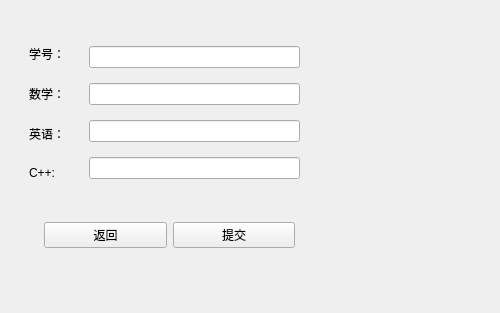
<?xml version="1.0" encoding="UTF-8"?>
<ui version="4.0">
 <class>AddStuGrades</class>
 <widget class="QWidget" name="AddStuGrades">
  <property name="geometry">
   <rect>
    <x>0</x>
    <y>0</y>
    <width>500</width>
    <height>313</height>
   </rect>
  </property>
  <property name="windowTitle">
   <string>Form</string>
  </property>
  <widget class="QWidget" name="widget_3" native="true">
   <property name="geometry">
    <rect>
     <x>20</x>
     <y>28</y>
     <width>289</width>
     <height>171</height>
    </rect>
   </property>
   <layout class="QHBoxLayout" name="horizontalLayout">
    <item>
     <widget class="QWidget" name="widget_2" native="true">
      <layout class="QVBoxLayout" name="verticalLayout_2">
       <item>
        <widget class="QLabel" name="label">
         <property name="text">
          <string>学号：</string>
         </property>
        </widget>
       </item>
       <item>
        <widget class="QLabel" name="label_2">
         <property name="text">
          <string>数学：</string>
         </property>
        </widget>
       </item>
       <item>
        <widget class="QLabel" name="label_3">
         <property name="text">
          <string>英语：</string>
         </property>
        </widget>
       </item>
       <item>
        <widget class="QLabel" name="label_4">
         <property name="text">
          <string>C++:</string>
         </property>
        </widget>
       </item>
      </layout>
     </widget>
    </item>
    <item>
     <widget class="QWidget" name="widget" native="true">
      <layout class="QVBoxLayout" name="verticalLayout">
       <item>
        <widget class="QLineEdit" name="lineEdit_stid"/>
       </item>
       <item>
        <widget class="QLineEdit" name="lineEdit_math"/>
       </item>
       <item>
        <widget class="QLineEdit" name="lineEdit_english"/>
       </item>
       <item>
        <widget class="QLineEdit" name="lineEdit_c"/>
       </item>
      </layout>
     </widget>
    </item>
   </layout>
  </widget>
  <widget class="QWidget" name="widget_4" native="true">
   <property name="geometry">
    <rect>
     <x>44</x>
     <y>210</y>
     <width>251</width>
     <height>50</height>
    </rect>
   </property>
   <layout class="QHBoxLayout" name="horizontalLayout_2">
    <item>
     <widget class="QPushButton" name="pushButton_back">
      <property name="text">
       <string>返回</string>
      </property>
     </widget>
    </item>
    <item>
     <widget class="QPushButton" name="pushButton_submit">
      <property name="text">
       <string>提交</string>
      </property>
     </widget>
    </item>
   </layout>
  </widget>
 </widget>
 <resources/>
 <connections/>
</ui>
